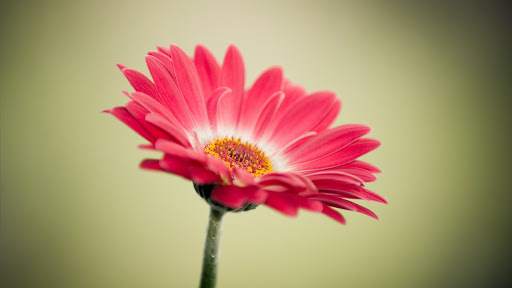
#> input picture image_file.jpg, 512 x 288 px
$ jupyter execute Task_7C_book.ipynb
#> lines starting #> are read from the running program, lines starting #| are printed output that depends on the picture
# Working With Images
Open Image with Image Information.

[cell 1]
import easygui
from PIL import Image
flower=Image.open('image_file.jpg')
#> flower is the input picture: PIL image 512x288 RGB; mean R, G, B 174.4, 143.8, 110.7
print(flower.size)
#| (512, 288)
print(flower.filename)
#| image_file.jpg
print(flower.format_description)
#| JPEG (ISO 10918)
flower

# Crop Image.

[cell 2]
cut_flower= flower.crop((120,100,200,200))
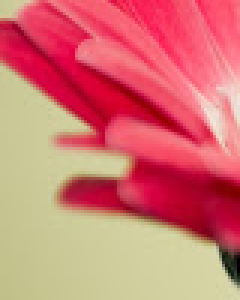
#> cut_flower: PIL image 80x100 RGB (shown 3 times larger); mean R, G, B 211.6, 117.7, 114.9
cut_flower

# Copying And Pasting Images.

[cell 3]
flower.paste(im=cut_flower,box=(300,0))
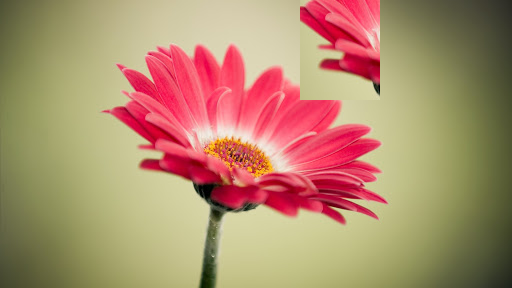
#> flower: PIL image 512x288 RGB; mean R, G, B 175.3, 140.2, 109
flower
